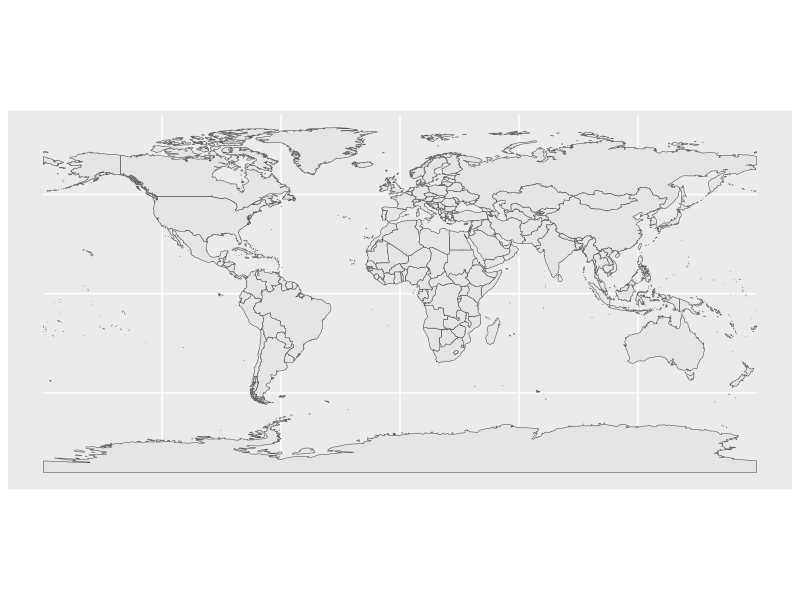
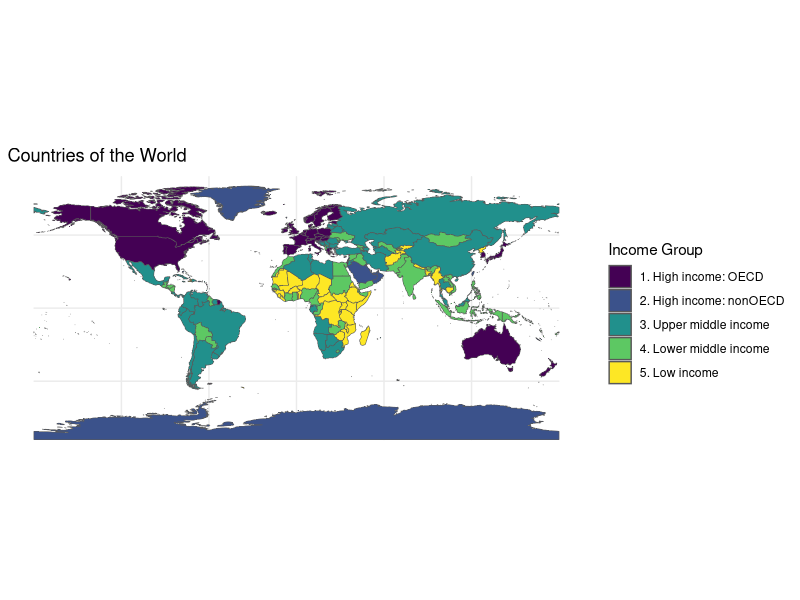

These charts were generated, in order, by the following R code:
## ---- chunk 1
#| code-fold: true
#| code-summary: "Show the code"
#| message: false
#| warning: false

library(rnaturalearth) # natural earth data

library(ggplot2) # beautiful maps

library(dplyr) # data wrangling

library(sf) # simple (spatial) features

## ---- chunk 2
#| code-fold: true
#| code-summary: "Show the code"
#| message: false

mapdata <- ne_countries(scale = "medium", 
                        returnclass = "sf") 

## ---- chunk 3
#| code-fold: true
#| code-summary: "Show the code"
#| message: false

ggplot(mapdata) + # the data I am mapping
  geom_sf() # the geometry I am using

## ---- chunk 4
#| code-fold: true
#| code-summary: "Show the code"
#| message: false

ggplot(mapdata) + # the sf data that I am mapping
  geom_sf(aes(fill = income_grp)) + # what goes on the map: FILL
  scale_fill_viridis_d(name = "Income Group", # beautiful colors
                       option = "viridis") +
  labs(title = "Countries of the World") + # labels
  theme_minimal() # minimal theme
